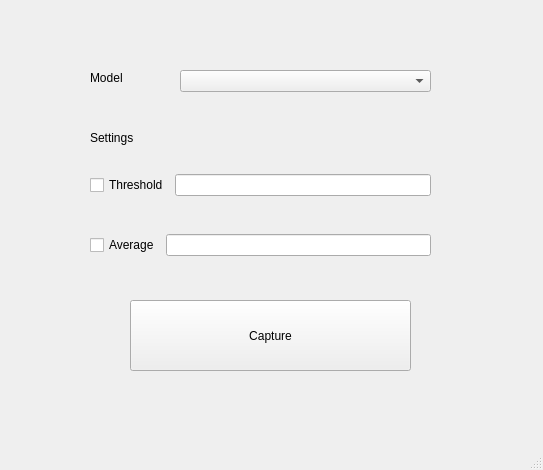
<?xml version="1.0" encoding="UTF-8"?>
<ui version="4.0">
 <class>MainWindow</class>
 <widget class="QMainWindow" name="MainWindow">
  <property name="geometry">
   <rect>
    <x>0</x>
    <y>0</y>
    <width>543</width>
    <height>470</height>
   </rect>
  </property>
  <property name="windowTitle">
   <string>MainWindow</string>
  </property>
  <widget class="QWidget" name="centralwidget">
   <widget class="QWidget" name="horizontalLayoutWidget">
    <property name="geometry">
     <rect>
      <x>90</x>
      <y>220</y>
      <width>341</width>
      <height>51</height>
     </rect>
    </property>
    <layout class="QHBoxLayout" name="horizontalLayout">
     <item>
      <widget class="QCheckBox" name="_average">
       <property name="text">
        <string>Average</string>
       </property>
      </widget>
     </item>
     <item>
      <widget class="QLineEdit" name="_averageValue"/>
     </item>
    </layout>
   </widget>
   <widget class="QLabel" name="label">
    <property name="geometry">
     <rect>
      <x>90</x>
      <y>130</y>
      <width>55</width>
      <height>16</height>
     </rect>
    </property>
    <property name="text">
     <string>Settings</string>
    </property>
   </widget>
   <widget class="QWidget" name="horizontalLayoutWidget_2">
    <property name="geometry">
     <rect>
      <x>90</x>
      <y>160</y>
      <width>341</width>
      <height>51</height>
     </rect>
    </property>
    <layout class="QHBoxLayout" name="horizontalLayout_2">
     <item>
      <widget class="QCheckBox" name="_threhold">
       <property name="text">
        <string>Threshold</string>
       </property>
      </widget>
     </item>
     <item>
      <widget class="QLineEdit" name="_thresholdValue"/>
     </item>
    </layout>
   </widget>
   <widget class="QPushButton" name="_capture">
    <property name="geometry">
     <rect>
      <x>130</x>
      <y>300</y>
      <width>281</width>
      <height>71</height>
     </rect>
    </property>
    <property name="text">
     <string>Capture</string>
    </property>
   </widget>
   <widget class="QComboBox" name="_comboBox">
    <property name="geometry">
     <rect>
      <x>180</x>
      <y>70</y>
      <width>251</width>
      <height>22</height>
     </rect>
    </property>
   </widget>
   <widget class="QLabel" name="label_2">
    <property name="geometry">
     <rect>
      <x>90</x>
      <y>70</y>
      <width>55</width>
      <height>16</height>
     </rect>
    </property>
    <property name="text">
     <string>Model</string>
    </property>
   </widget>
  </widget>
  <widget class="QMenuBar" name="menubar">
   <property name="geometry">
    <rect>
     <x>0</x>
     <y>0</y>
     <width>543</width>
     <height>26</height>
    </rect>
   </property>
  </widget>
  <widget class="QStatusBar" name="statusbar"/>
 </widget>
 <resources/>
 <connections/>
</ui>
